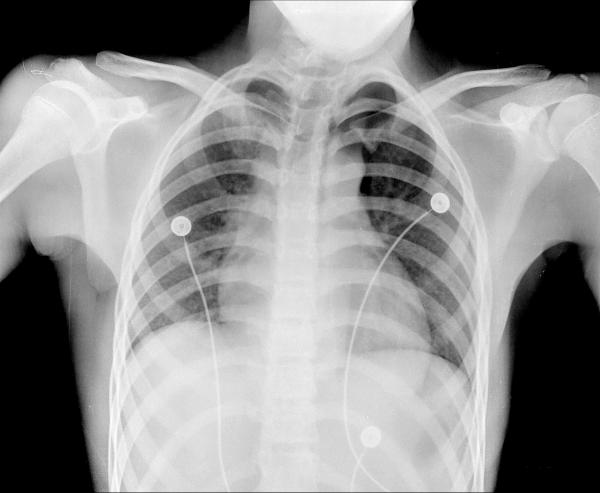
#> input picture HW0 - Python DIP Basics/chest-xray.png, 600 x 493 px, found by its file name
$ jupyter execute --allow-errors code.ipynb   (shell and % lines are left out)
#> lines starting #> are read from the running program, lines starting #| are printed output that depends on the picture
<div dir=rtl>
<font size = "6">قبل از هر کاری، با استفاده از مسیری که در خط پایین ذکر شده، یک کپی از این نوتبوک در گوگل درایو خودتان بسازید و تمرین را در آن نسخه حل کنید.</font>
</div>

<div>
<font size = "4">
Hamid Rezaei 9923031 HW0
</font>
</div>

# Question 0: Run the cell below without modifying it.

<div dir=rtl>
<font size = "6">بدون اعمال هیچ تغییری در بلوک زیر، آن را اجرا کنید.</font>
</div>

[cell 1]
#@title Downloading the necessary data for this homework

# The Imports

[cell 2]
###
import sys
import cv2
import numpy as np
import matplotlib.pyplot as plt
###

# Question 1: (20%)

[cell 3]
#@title Q1 - Part 1 (10%)
###
random_nums = (54000 - 10) * np.random.random_sample(size=80) + 10
###

[cell 4]
#@title Q1 - Part 2 (5%)
###
print("Types of output:", type(random_nums))
print("Types of array elements:", random_nums.dtype)
###

[cell 5]
#@title Q1 - Part 3 (5%)
###
rounded_random_nums = np.round(random_nums, decimals=0)
print(rounded_random_nums)
###

[cell 6]
#@title Q1 - Part 4 (30%)
###
# To find out capacity of each type, I print their information
print("-----------Int-----------")
print(
    f"""
int:
        (min, max) = {np.iinfo(int).min , np.iinfo(int).max}
        size = {sys.getsizeof(int(1))}, {sys.getsizeof(int(1000000000000))} (so based on number change it will change)
        range = {np.iinfo(int).max - np.iinfo(int).min}
--------------------------------------------------------------------------------
int8:
        (min, max) = {np.iinfo(np.int8).min , np.iinfo(np.int8).max}
        size = {sys.getsizeof(np.int8(1))}
        range = {np.iinfo(np.int8).max - np.iinfo(np.int8).min}
--------------------------------------------------------------------------------
int16:
        (min, max) = {np.iinfo(np.int16).min , np.iinfo(np.int16).max}
        size = {sys.getsizeof(np.int16(1))}
        range = {np.iinfo(np.int16).max - np.iinfo(np.int16).min}
--------------------------------------------------------------------------------
int32:
        (min, max) = {np.iinfo(np.int32).min , np.iinfo(np.int32).max}
        size = {sys.getsizeof(np.int32(1))}
        range = {np.iinfo(np.int32).max - np.iinfo(np.int32).min}
--------------------------------------------------------------------------------
int64:
        (min, max) = {np.iinfo(np.int64).min , np.iinfo(np.int64).max}
        size = {sys.getsizeof(np.int64(1))}
        range = {np.iinfo(np.int64).max - np.iinfo(np.int64).min}
--------------------------------------------------------------------------------
uint8:
        (min, max) = {np.iinfo(np.uint8).min , np.iinfo(np.uint8).max}
        size = {sys.getsizeof(np.uint8(1))}
        range = {np.iinfo(np.uint8).max - np.iinfo(np.uint8).min}
--------------------------------------------------------------------------------
uint16:
        (min, max) = {np.iinfo(np.uint16).min , np.iinfo(np.uint16).max}
        size = {sys.getsizeof(np.uint16(1))}
        range = {np.iinfo(np.uint16).max - np.iinfo(np.uint16).min}
--------------------------------------------------------------------------------

    """
)

print("\n\n-----------Float-----------")
print(
    f"""
float:
        (min, max) = {np.finfo(float).min , np.finfo(float).max}
        size = {sys.getsizeof(float(1))}
        range = {np.finfo(float).max - np.finfo(float).min}
--------------------------------------------------------------------------------
float32:
        (min, max) = {np.finfo(np.float32).min , np.finfo(np.float32).max}
        size = {sys.getsizeof(np.float32(1))}
        range = {np.finfo(np.float32).max - np.finfo(np.float32).min}
--------------------------------------------------------------------------------
float64:
        (min, max) = {np.finfo(np.float64).min , np.finfo(np.float64).max}
        size = {sys.getsizeof(np.float64(1))}
        range = {np.finfo(np.float64).max - np.finfo(np.float64).min}
--------------------------------------------------------------------------------
    """
)

print("Our numbers are between 10 and 54000, So we can store them in uint16")
random_nums_uint16 = rounded_random_nums.astype(np.uint16)
print("Type of elements:", random_nums_uint16.dtype)
print('\n\n\n')
###

[cell 7]
#@title Q1 - Part 5 (5%)
###
reshaped_nums_8_10 = np.reshape(random_nums, newshape=(8, 10))
###

[cell 8]
#@title Q1 - Part 6 (5%)
###
max_num = reshaped_nums_8_10.max()
min_max = reshaped_nums_8_10.min()
###

[cell 9]
#@title Q1 - Part 7 (15%)
###
reshaped_nums_8_10_int8 = reshaped_nums_8_10.astype(np.int8)
print(reshaped_nums_8_10)
print(reshaped_nums_8_10_int8)
###

Q1 - Part 7 Explanation:
<div dir=ltl>
<font size = "5">
There is obvious contrast between original numbers and converted to int8 numbers, and this is because of overflowing of bits of big numbers.</font><br />
</div>

[cell 10]
#@title Q1 - Part 8 (15%)
###
C_two = reshaped_nums_8_10[:, 1:2]
print('C_two:\n', C_two)

R_three = reshaped_nums_8_10[2:3, 1:]
print('R_three:\n', R_three)
###

[cell 11]
#@title Q1 - Part 9 (10%)
###
dictionary = dict(zip(C_two.T.squeeze(), R_three.squeeze()))
print(dictionary)
###

# Question 2: (25%)

[cell 12]
#@title Q2 - Part 1 (100%)
###
def matrix_maker(seed, dims):
#> called with seed = 1, dims = (3, 4)
    if not isinstance(seed, int):
        print("seed is not integer number.")
        return
    if not isinstance(dims, tuple) or len(dims) != 2:
        print("dims is not valid tuple of size 2.")
        return

    row, col = dims
    matrix = [[0] * col for _ in range(row)]

    for i in range(row ):
        for j in range(col):
            if i == 0 and j == 0:
                matrix[i][j] = seed
            elif j == 0:
                matrix[i][j] = -matrix[i-1][j]
            elif i == 0:
                matrix[i][j] = matrix[i][j-1]
            else:
                matrix[i][j] = matrix[i][j-1] - (matrix[i-1][j-1] + matrix[i-1][j])

    print(matrix)

matrix_maker(1, (3,4))
###

# Question 3: (30%)

[cell 13]
#@title Q3 - Part 1 (0%)
###
std_num = 9923031
cycle_size = 6
###

[cell 14]
#@title Q3 - Part 2 (40%)
###
def create_cycle(r: int):
#> called with r = 6
    if r < 3:
        print("radius is less than 3!")
        return

    n = 2 * r - 1
    cycle = np.zeros((n, n), dtype=np.uint8)

    core_i, core_j = n//2, n//2

    for i in range(n):
        for j in range(n):
            distance = np.power((i - core_i), 2)+ np.power((j - core_j), 2)
            if distance <= np.power(r-1, 2):
                cycle[i][j] = 255
            else:
                cycle[i][j] = 0

    return cycle

cycle = create_cycle(cycle_size)
print("Cycle\n", cycle)

###

[cell 15]
#@title Q3 - Part 3 (35%)
###
def noisy_cycle(cycle, noise_domain):
    if noise_domain < 0:
        print("noise domin must be positive.")
        return


    noisy_cycle = [
            [
                cycle[i][j] + np.random.uniform(low=0, high=noise_domain) if cycle[i][j] == 0
                else cycle[i][j] - np.random.uniform(low=0, high=noise_domain) for j in range(len(cycle[0]))
            ]
            for i in range(len(cycle))
        ]
    noisy_cycle = np.array(noisy_cycle, dtype=np.uint8)
    noisy_cycle = np.floor(noisy_cycle)

    return noisy_cycle

sum_digits = lambda number: 0 if number == 0 else (number % 10) + sum_digits (number // 10)
domain = 20 + sum_digits(std_num) % 15
noisy_cycle = noisy_cycle(cycle=cycle, noise_domain=domain)

print("\nNoisy Cycle\n", noisy_cycle)
###

[cell 16]
#@title Q3 - Part 4 (15%)
###
fig, axs = plt.subplots(nrows=1, ncols=2)
fig.suptitle(f"HW0-Image-{std_num}")

axs[0].imshow(cycle, cmap='gray')
axs[0].set_title('Gray Image')

axs[1].imshow(noisy_cycle, cmap='gray')
axs[1].set_title(f'Noisy Gray Image ({domain})')
###
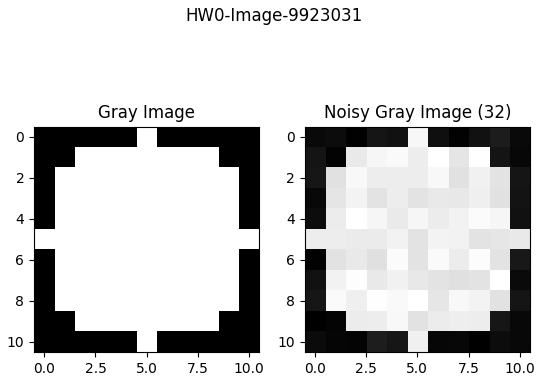
#> figure drawn by matplotlib, 2 panels

[cell 17]
#@title Q3 - Part 5 (10%)
###
fig = plt.figure(figsize=plt.figaspect(0.5))
fig.suptitle(f"HW0-Surface-{std_num}")

cycle_ax = fig.add_subplot(1, 2, 1, projection='3d')
X, Y = np.meshgrid(np.arange(cycle.shape[0]), np.arange(cycle.shape[1]))
Z = cycle.flatten()
cycle_ax.set_title("Origin Image")
#> (the rest of this cell did not finish here and is left out)

# Question 4: (25%)

[cell 18]
#@title Q4 - Part 1 (15%)
###
img = cv2.imread("/content/chest-xray.png")
#> img is the input picture: shape (493, 600, 3); min 0, max 253, mean 141.9
print("Image shape:", img.shape)

gray_img = cv2.cvtColor(img, cv2.COLOR_BGR2GRAY)
print("Gray image shape:", gray_img.shape)

###

[cell 19]
#@title Q4 - Part 2 (5%)
###
print("Image pixels type:", img.dtype)
print("Gray image pixels type:", gray_img.dtype)
###

[cell 20]
#@title Q4 - Part 3 (10%)
###
# img.size == img.shape[0]*img.shape[1]*img.shape[2]
print("Memory of image (byte):", img.size)

# gray_img.size = gray_img.shape[0]*gray_img.shape[1]
print("Memory of gray image (byte):", gray_img.size)
###

Q4 - Part 3 Explanation:
<div dir=rtl>
<font size = "5">
در تصویر اصلی به ازای هر پیکسل سه شدت برای هر یک از RGB نگهداری میکند در حالی  که در تصویر خاکستری برای هر پیکسل تنها یک مقدار بین 0 تا 255 نگهداری میکند.
پس در نتیجه سایز تصویر رنگی سه برابر تصویر خاکستری است.
</font><br />
</div>

[cell 21]
#@title Q4 - Part 4 (15%)
###
left_breast = gray_img[:,:gray_img.shape[1]//2]
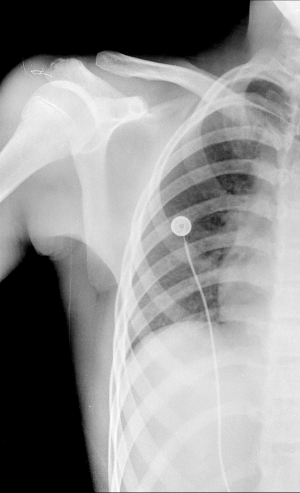
#> left_breast: shape (493, 300); min 0, max 253, mean 146.1
###

[cell 22]
#@title Q4 - Part 5 (10%)
###
x_wised_left_breast = left_breast[:,::-1]
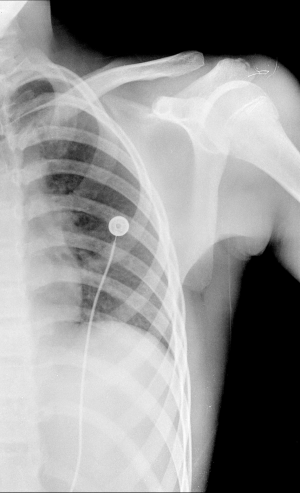
#> x_wised_left_breast: shape (493, 300); min 0, max 253, mean 146.1
###

[cell 23]
#@title Q4 - Part 6 (15%)
###
fig, axs = plt.subplots(2, 3)
axs[0, 0].imshow(gray_img, cmap='gray')
axs[0, 0].set_title('Gray Image')
axs[0, 1].imshow(left_breast, cmap='gray')
axs[0, 1].set_title('Cutted Gray Image')
axs[0, 2].imshow(x_wised_left_breast, cmap='gray')
axs[0, 2].set_title('Inversed Gray Image')
###
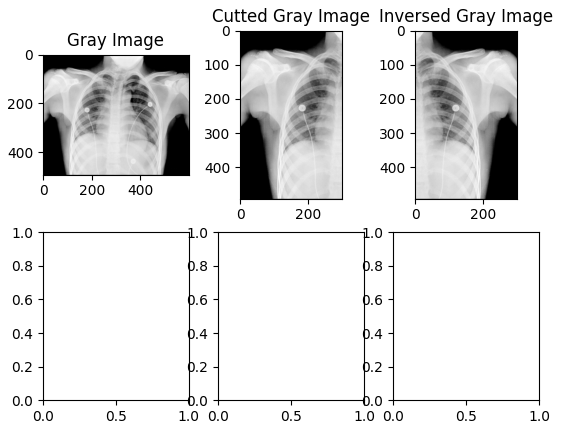
#> figure drawn by matplotlib, 3 panels

[cell 24]
#@title Q4 - Part 7 (30%)
###
fig, axs = plt.subplots(2, 3)
axs[0, 0].imshow(gray_img, cmap='gray')
axs[0, 0].set_title('Gray Image')
axs[0, 1].imshow(left_breast, cmap='gray')
axs[0, 1].set_title('Cutted Gray Image')
axs[0, 2].imshow(x_wised_left_breast, cmap='gray')
axs[0, 2].set_title('Inversed Gray Image')

bins = 256 // 4
gray_img_hist, bins0 = np.histogram(gray_img, bins=bins, range=(0, 256))
#> gray_img_hist = 64 values, max 61103 at index 0, min 24 at index 63, mean 4621.9; bins0 = 65 values from 0 to 256
left_breast_gray_hist, bins1 = np.histogram(left_breast, bins=bins, range=(0, 256))
#> left_breast_gray_hist = 64 values, max 30040 at index 0, min 16 at index 63, mean 2310.9; bins1 = 65 values from 0 to 256
x_wised_left_breast_hist, bins2 = np.histogram(x_wised_left_breast, bins=bins, range=(0, 256))
#> x_wised_left_breast_hist has the same summary as left_breast_gray_hist; bins2 = 65 values from 0 to 256
bar_width = 0.6
axs[1, 0].bar(bins0[:-1], gray_img_hist, width=bar_width)
axs[1, 1].bar(bins1[:-1], left_breast_gray_hist, width=bar_width)
axs[1, 2].bar(bins2[:-1], x_wised_left_breast_hist, width=bar_width)

plt.show()
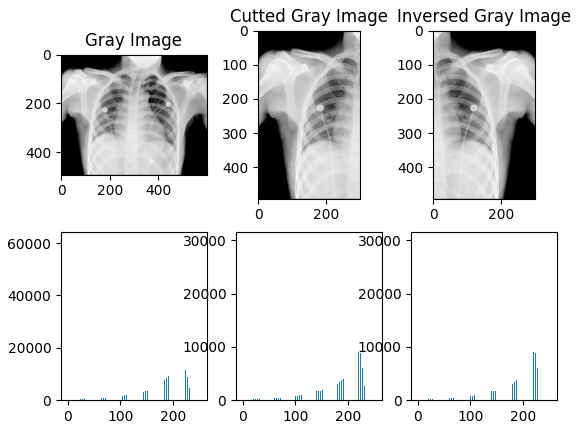
#> figure drawn by matplotlib, 6 panels; panel 4: tallest bar 61103 high, from x = -0.3 to 0.3; panel 5: tallest bar 30040 high, from x = -0.3 to 0.3; panel 6: tallest bar 30040 high, from x = -0.3 to 0.3
###
